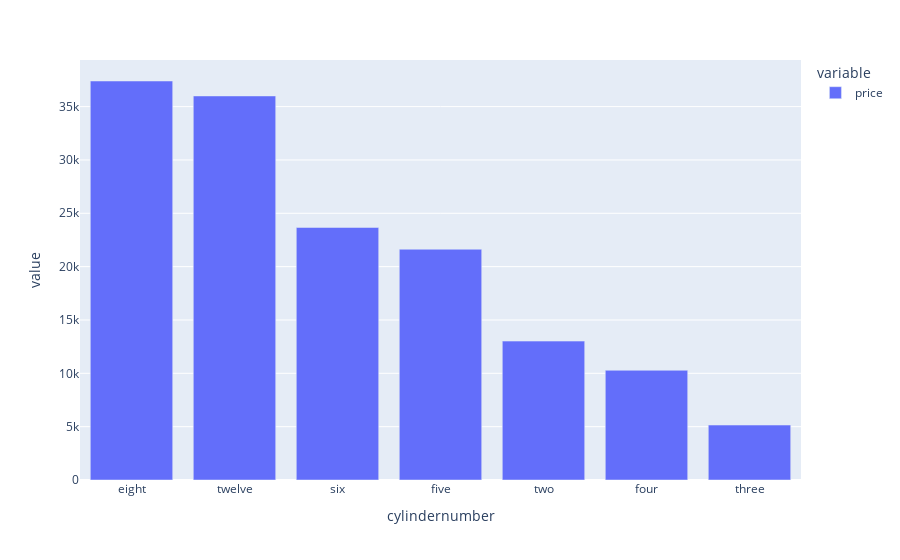

The code cell stored with this chart in its notebook:
### Markdown cell above
###  From the above two plots, it is evident that cars with three cylinders have the most efficiency. Since this does not gives the answer to why cars with 4 cylinders are most sold, lets look at the prices into consideration.

### Code cell
px.bar(df.groupby('cylindernumber').mean('price')['price'].sort_values(ascending=False))

### Figure 1 — Plotly figure (JSON) as saved in the notebook; plotly's stock layout.template omitted (floating-point values rounded to 4 significant figures)
{"data": [{"alignmentgroup": "True", "hovertemplate": "variable=price<br>cylindernumber=%{x}<br>value=%{y}<extra></extra>", "legendgroup": "price", "marker": {"color": "#636efa", "pattern": {"shape": ""}}, "name": "price", "offsetgroup": "price", "orientation": "v", "showlegend": true, "textposition": "auto", "type": "bar", "x": ["eight", "twelve", "six", "five", "two", "four", "three"], "xaxis": "x", "y": [37400.0, 36000, 23670.0, 21630.0, 13020, 10290.0, 5151], "yaxis": "y"}], "layout": {"barmode": "relative", "legend": {"title": {"text": "variable"}, "tracegroupgap": 0}, "margin": {"t": 60}, "xaxis": {"anchor": "y", "domain": [0, 1], "title": {"text": "cylindernumber"}}, "yaxis": {"anchor": "x", "domain": [0, 1], "title": {"text": "value"}}}}
